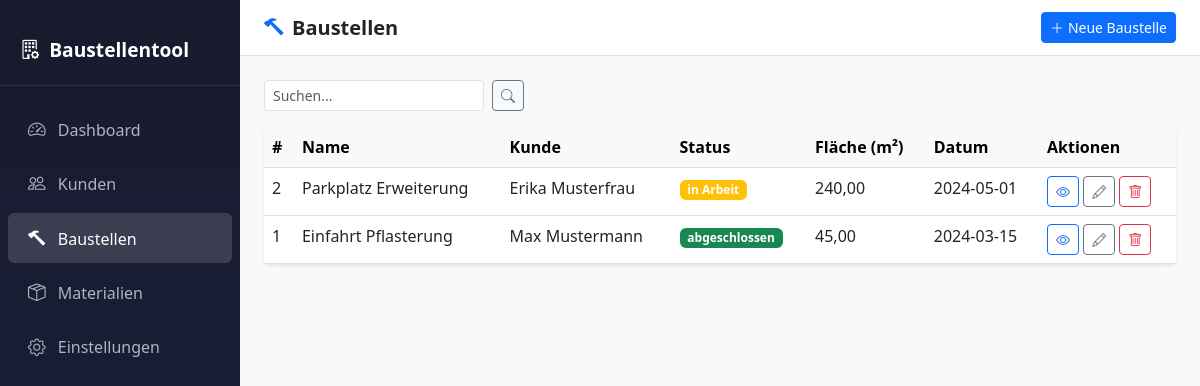
The page /index.php?page=projects on the database its author committed.
### tables this page shows
CREATE TABLE IF NOT EXISTS projects (
    id          INT           PRIMARY KEY AUTO_INCREMENT,
    customer_id INT           NOT NULL,
    name        VARCHAR(255)  NOT NULL,
    description TEXT,
    status      ENUM('geplant','in Arbeit','abgeschlossen') NOT NULL DEFAULT 'geplant',
    area_size   DECIMAL(10,2),
    created_at  DATE          NOT NULL,
    FOREIGN KEY (customer_id) REFERENCES customers(id) ON DELETE CASCADE
);

CREATE TABLE IF NOT EXISTS customers (
    id             INT          PRIMARY KEY AUTO_INCREMENT,
    name           VARCHAR(255) NOT NULL,
    address        TEXT,
    phone          VARCHAR(50),
    email          VARCHAR(255),
    payment_status ENUM('offen','bezahlt') NOT NULL DEFAULT 'offen',
    created_at     TIMESTAMP    DEFAULT CURRENT_TIMESTAMP
);

### pages/projects.php (the view, shortened to what this page needs)
<?php
require_once __DIR__ . '/../config/database.php';
$pdo = getDB();
$search = trim($_GET['search'] ?? '');
if ($search !== '') {
    $stmt = $pdo->prepare('
        SELECT p.*, c.name AS customer_name
        FROM projects p
        JOIN customers c ON c.id = p.customer_id
        WHERE p.name LIKE ? OR c.name LIKE ?
        ORDER BY p.created_at DESC
    ');
    $like = '%' . $search . '%';
    $stmt->execute([$like, $like]);
} else {
    $stmt = $pdo->query('
        SELECT p.*, c.name AS customer_name
        FROM projects p
        JOIN customers c ON c.id = p.customer_id
        ORDER BY p.created_at DESC
    ');
}
$projects = $stmt->fetchAll();
$statusMap = ['geplant' => 'primary', 'in Arbeit' => 'warning', 'abgeschlossen' => 'success'];
?>
<div class="top-navbar d-flex align-items-center justify-content-between">
    <h5 class="mb-0 fw-semibold"><i class="bi bi-hammer me-2 text-primary"></i>Baustellen</h5>
    <button class="btn btn-primary btn-sm" data-bs-toggle="modal" data-bs-target="#projectModal" onclick="resetForm()">
        <i class="bi bi-plus-lg me-1"></i>Neue Baustelle
    </button>
</div>
<div class="p-4">
    <form method="GET" action="index.php" class="mb-3 d-flex gap-2">
        <input type="text" name="search" class="form-control form-control-sm w-auto" placeholder="Suchen..." value="<?= htmlspecialchars($search) ?>">
        <button type="submit" class="btn btn-outline-secondary btn-sm"><i class="bi bi-search"></i></button>
    </form>
    <div class="card border-0 shadow-sm">
        <div class="card-body p-0">
            <div class="table-responsive">
                <table class="table table-hover mb-0">
                    <thead class="table-light">
                        <tr>
                            <th>#</th>
                            <th>Name</th>
                            <th>Kunde</th>
                            <th>Status</th>
                            <th>Fläche (m²)</th>
                            <th>Datum</th>
                            <th>Aktionen</th>
                        </tr>
                    </thead>
                    <tbody>
                        <?php foreach ($projects as $p): ?>
                        <tr>
                            <td><?= (int)$p['id'] ?></td>
                            <td><?= htmlspecialchars($p['name']) ?></td>
                            <td><?= htmlspecialchars($p['customer_name']) ?></td>
                            <td>
                                <span class="badge bg-<?= $statusMap[$p['status']] ?? 'secondary' ?>">
                                    <?= htmlspecialchars($p['status']) ?>
                                </span>
                            </td>
                            <td><?= $p['area_size'] !== null ? number_format((float)$p['area_size'], 2, ',', '.') : '–' ?></td>
                            <td><?= htmlspecialchars($p['created_at']) ?></td>
                            <td>
                                <a href="index.php?page=project_detail&id=<?= (int)$p['id'] ?>" class="btn btn-sm btn-outline-primary" title="Details">
                                    <i class="bi bi-eye"></i>
                                </a>
                                <button class="btn btn-sm btn-outline-secondary btn-edit-project"
                                    data-id="<?= (int)$p['id'] ?>"
                                    data-name="<?= htmlspecialchars($p['name'], ENT_QUOTES) ?>"
                                    data-customer-id="<?= (int)$p['customer_id'] ?>"
                                    data-status="<?= htmlspecialchars($p['status'], ENT_QUOTES) ?>"
                                    data-area="<?= htmlspecialchars($p['area_size'] ?? '', ENT_QUOTES) ?>"
                                    data-date="<?= htmlspecialchars($p['created_at'], ENT_QUOTES) ?>"
                                    data-description="<?= htmlspecialchars($p['description'] ?? '', ENT_QUOTES) ?>"
                                    title="Bearbeiten">
                                    <i class="bi bi-pencil"></i>
                                </button>
                                <form method="POST" action="actions/project_actions.php" class="d-inline"
                                      onsubmit="return confirm('Baustelle wirklich löschen?')">
                                    <button type="submit" class="btn btn-sm btn-outline-danger" title="Löschen">
                                        <i class="bi bi-trash"></i>
                                    </button>
                                </form>
                            </td>
                        </tr>
                        <?php endforeach; ?>
                    </tbody>
                </table>
            </div>
        </div>
    </div>
</div>

### includes/header.php (style rules this page uses)
body { background-color: #f8f9fa; }
.top-navbar { background: #fff; border-bottom: 1px solid #dee2e6; padding: 0.75rem 1.5rem; }

### rows shown on the page
projects: id "2", name "Parkplatz Erweiterung", customer.name "Erika Musterfrau", status "in Arbeit", area_size "240,00", created_at "2024-05-01"
projects: id "1", name "Einfahrt Pflasterung", customer.name "Max Mustermann", status "abgeschlossen", area_size "45,00", created_at "2024-03-15"
